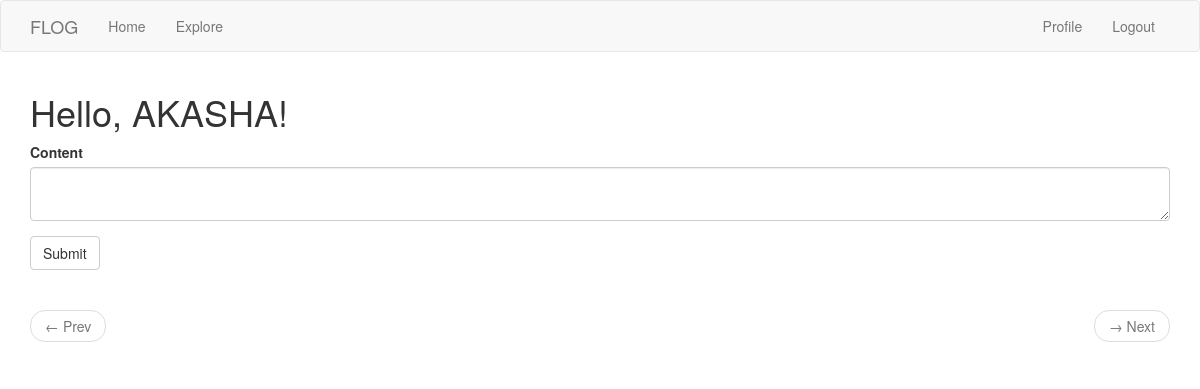
The page /index (signed in) on the database as committed earlier.
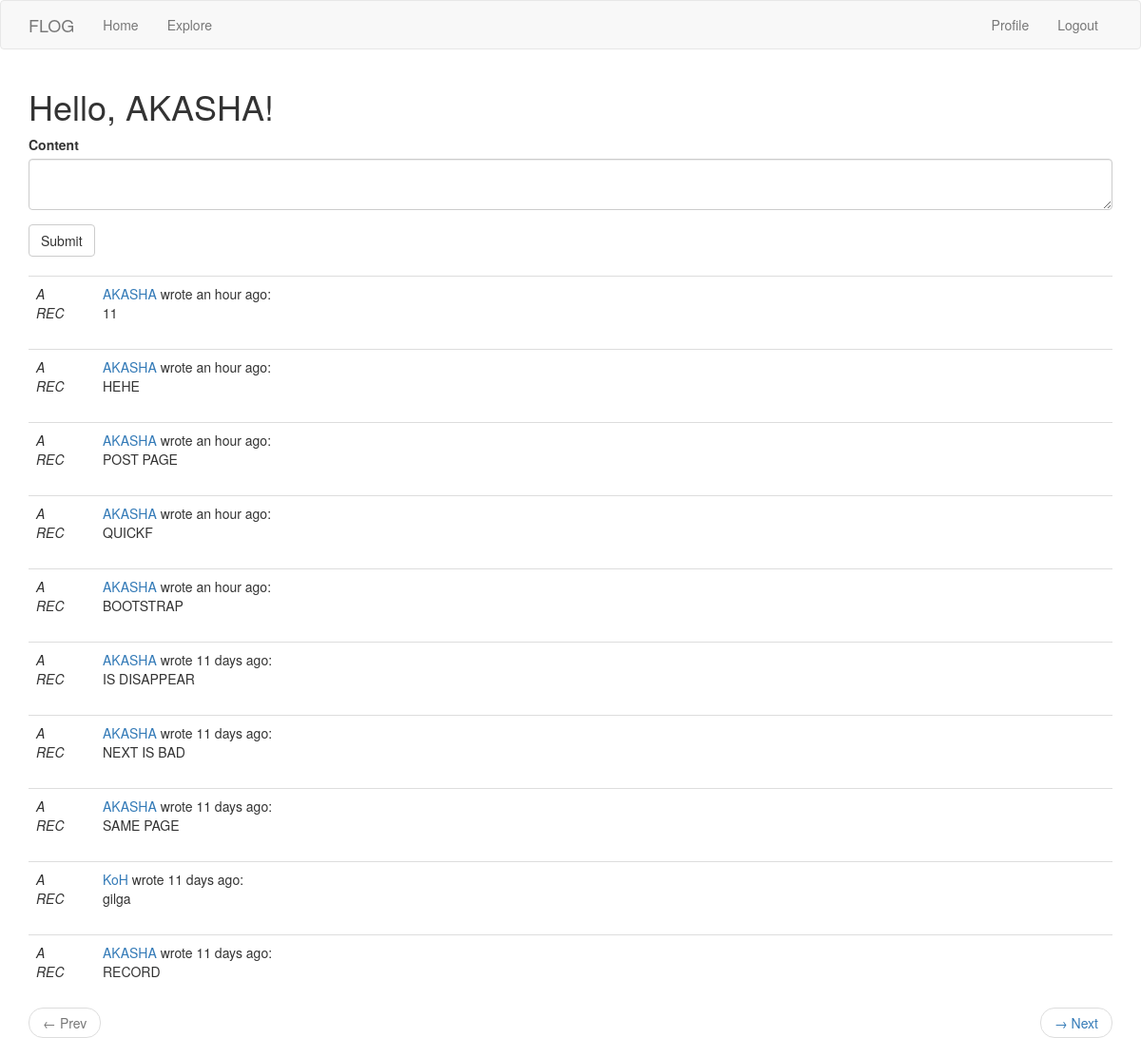
The same page on the database as committed later.
### app/models.py (models this page shows, shortened)
class User(UserMixin, db.Model):
    id = db.Column(db.Integer, primary_key=True)
    username = db.Column(db.String(64), index=True, unique=True)
    email = db.Column(db.String(128), index=True, unique=True)
    password_hash = db.Column(db.String(128))
    about_me = db.Column(db.String(256))
    last_seen = db.Column(db.DateTime, default=datetime.utcnow)
    posts = db.relationship('Post', backref='author', lazy='dynamic')
    followed = db.relationship(
        'User', secondary=followers,
        primaryjoin=(followers.c.follower_id == id),
        secondaryjoin=(followers.c.followed_id == id),
        backref=db.backref('followers', lazy='dynamic'), lazy='dynamic')
    def followed_posts(self):
        followed_post = Post.query.join(followers, (followers.c.followed_id == Post.user_id)).filter(
                followers.c.follower_id == self.id)
        own_post = Post.query.filter_by(user_id=self.id)
        return followed_post.union(own_post).order_by(Post.timestamp.desc())

class Post(db.Model):
    id = db.Column(db.Integer, primary_key=True)
    body = db.Column(db.String(256))
    timestamp = db.Column(db.DateTime, index=True, default=datetime.utcnow)
    user_id = db.Column(db.Integer, db.ForeignKey('user.id'))

### app/routes.py (the view)
@app.route('/', methods=['GET', 'POST'])
@app.route('/index', methods=['GET', 'POST'])
@login_required
def index():
    form = PostForm()
    if form.validate_on_submit():
        post = Post(body=form.post.data, author=current_user)
        db.session.add(post)
        db.session.commit()
        flash('You successfully made a post!')
        return redirect(url_for('index'))
    page = request.args.get('page', 1, type=int)
    posts = current_user.followed_posts().paginate(page, app.config['POSTS_PER_PAGE'], False)
    next_url = prev_url = None
    if posts.has_next:
        next_url = url_for('index', page=posts.next_num)
    if posts.has_prev:
        prev_url = url_for('index', page=posts.prev_num)
    return render_template('index.html', title='Home', form=form, posts=posts.items,
                            next_url=next_url, prev_url=prev_url)

### app/forms.py
class PostForm(FlaskForm):
    post = TextAreaField('Content', validators=[DataRequired(), Length(min=1, max=256)])
    submit = SubmitField('Submit')

### app/models.py (called while the page is built)
@login.user_loader
def load_user(id):
    return User.query.get(int(id))

### app/routes.py (called while the page is built)
@app.before_request
def before_request():
    if current_user.is_authenticated:
        current_user.last_seen = datetime.utcnow()
        db.session.commit()

### app/templates/index.html
{% extends "base.html" %}
{% import "bootstrap/wtf.html" as wtf %}
{% block app_content %}
    <h1>Hello, {{ current_user.username }}!</h1>
    {% if form %}
    {{ wtf.quick_form(form) }}
    <br>
    {% endif %}
    {% for post in posts %}
        {% include "_post.html" %}
    {% endfor %}
    <nav aria-label="...">
        <ul class="pager">
            <li class="previous{% if not prev_url %} disabled{% endif %}">
                <a href="{{ prev_url or '#' }}">
                    <span aria-hidden="true">&larr;</span> Prev
                </a>
            </li>
            <li class="next{% if not next_url %} disabled{% endif %}">
                <a href="{{ next_url or '#' }}">
                    <span aria-hidden="true">&rarr;</span> Next
                </a>
            </li>
        </ul>
    </nav>
{% endblock %}

### app/templates/base.html (shortened to what this page needs)
{% extends 'bootstrap/base.html' %}
{% block navbar %}
    <nav class="navbar navbar-default">
        <div class="container">
            <div class="navbar-header">
                <a class="navbar-brand" href="{{ url_for('index') }}">FLOG</a>
            </div>
            <div class="collapse navbar-collapse" id="bs-example-navbar-collapse-1">
                <ul class="nav navbar-nav">
                    <li><a href="{{ url_for('index') }}">Home</a></li>
                    <li><a href="{{ url_for('explore') }}">Explore</a></li>
                </ul>
                <ul class="nav navbar-nav navbar-right">
                    {% if current_user.is_anonymous %}
                    <li><a href="{{ url_for('login') }}">Login</a></li>
                    {% else %}
                    <li><a href="{{ url_for('user', username=current_user.username) }}">Profile</a></li>
                    <li><a href="{{ url_for('logout') }}">Logout</a></li>
                    {% endif %}
                </ul>
            </div>
        </div>
    </nav>
{% endblock %}
{%block content %}
    <div class="container">
        {% block app_content %}{% endblock %}
    </div>
{% endblock %}

### app/templates/_post.html
<table class="table table-hover">
    <tr>
        <td width="70px"><i>A<br>REC</i></td>
        <td>
            <a href="{{ url_for('user', username=post.author.username) }}">
                {{ post.author.username }}
            </a>
            wrote {{ moment(post.timestamp).fromNow() }}:
            <br>
            {{ post.body }}
        </td>
    </tr>
</table>

Rows that differ between the two databases and show on the page:
added Post: author.username "AKASHA", timestamp "an hour ago", body "11"
added Post: author.username "AKASHA", timestamp "an hour ago", body "HEHE"
added Post: author.username "AKASHA", timestamp "an hour ago", body "POST PAGE"
added Post: author.username "AKASHA", timestamp "an hour ago", body "QUICKF"
added Post: author.username "AKASHA", timestamp "an hour ago", body "BOOTSTRAP"
added Post: author.username "AKASHA", timestamp "11 days ago", body "IS DISAPPEAR"
added Post: author.username "AKASHA", timestamp "11 days ago", body "NEXT IS BAD"
added Post: author.username "AKASHA", timestamp "11 days ago", body "SAME PAGE"
added Post: author.username "KoH", timestamp "11 days ago", body "gilga"
added Post: author.username "AKASHA", timestamp "11 days ago", body "RECORD"
